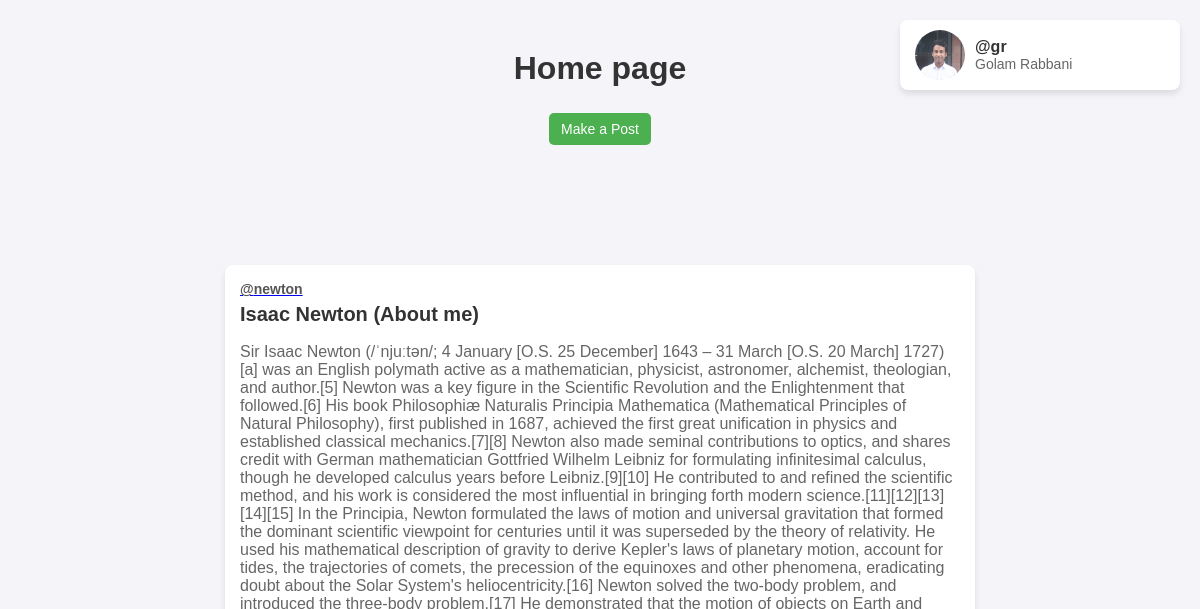
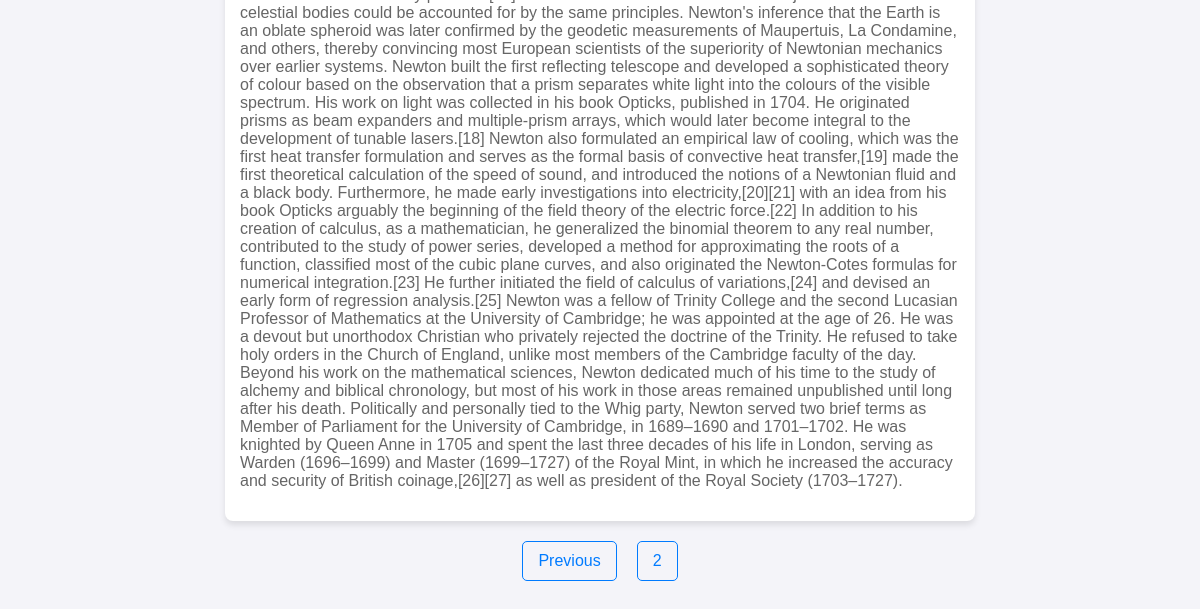
Page /?page=3 (signed in) on the earlier database version (2 pictures, top to bottom).
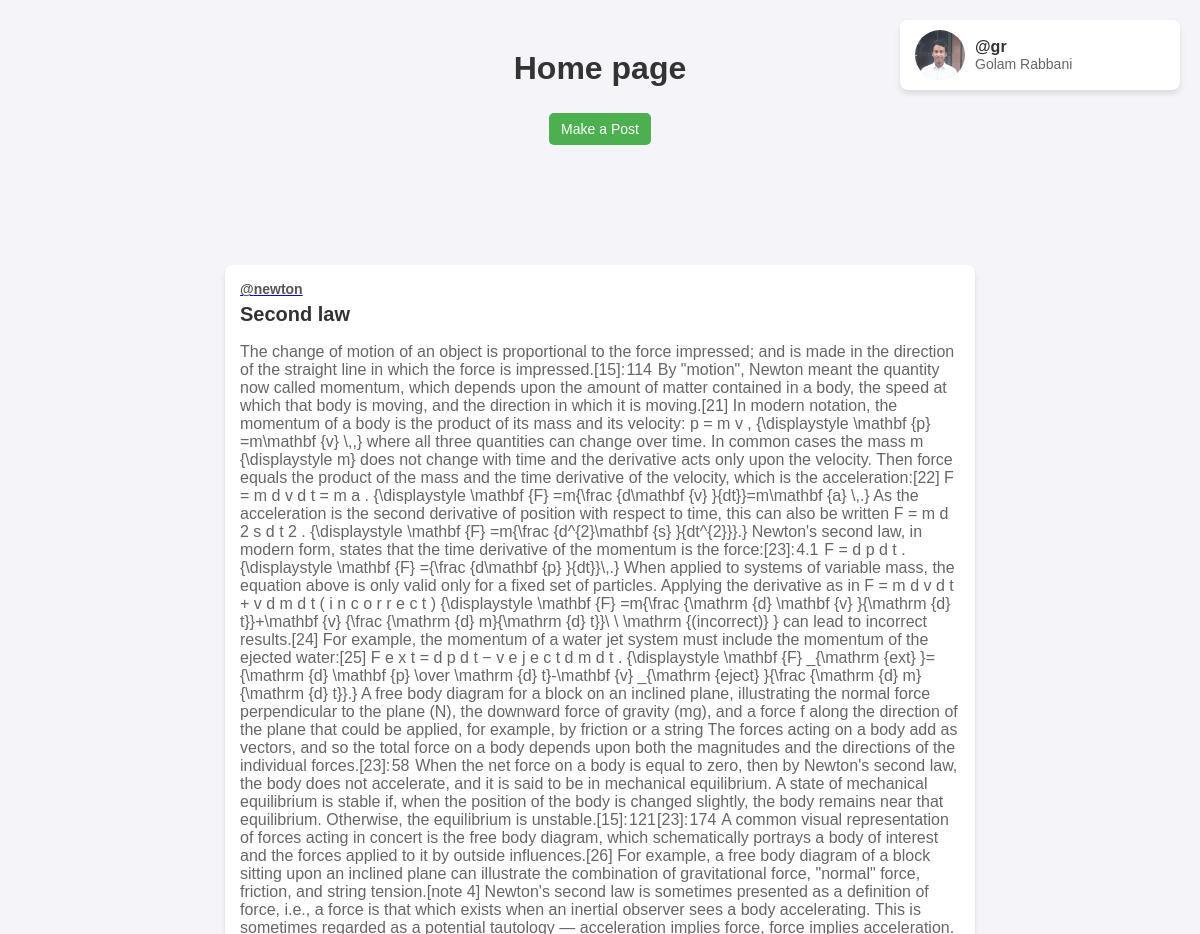
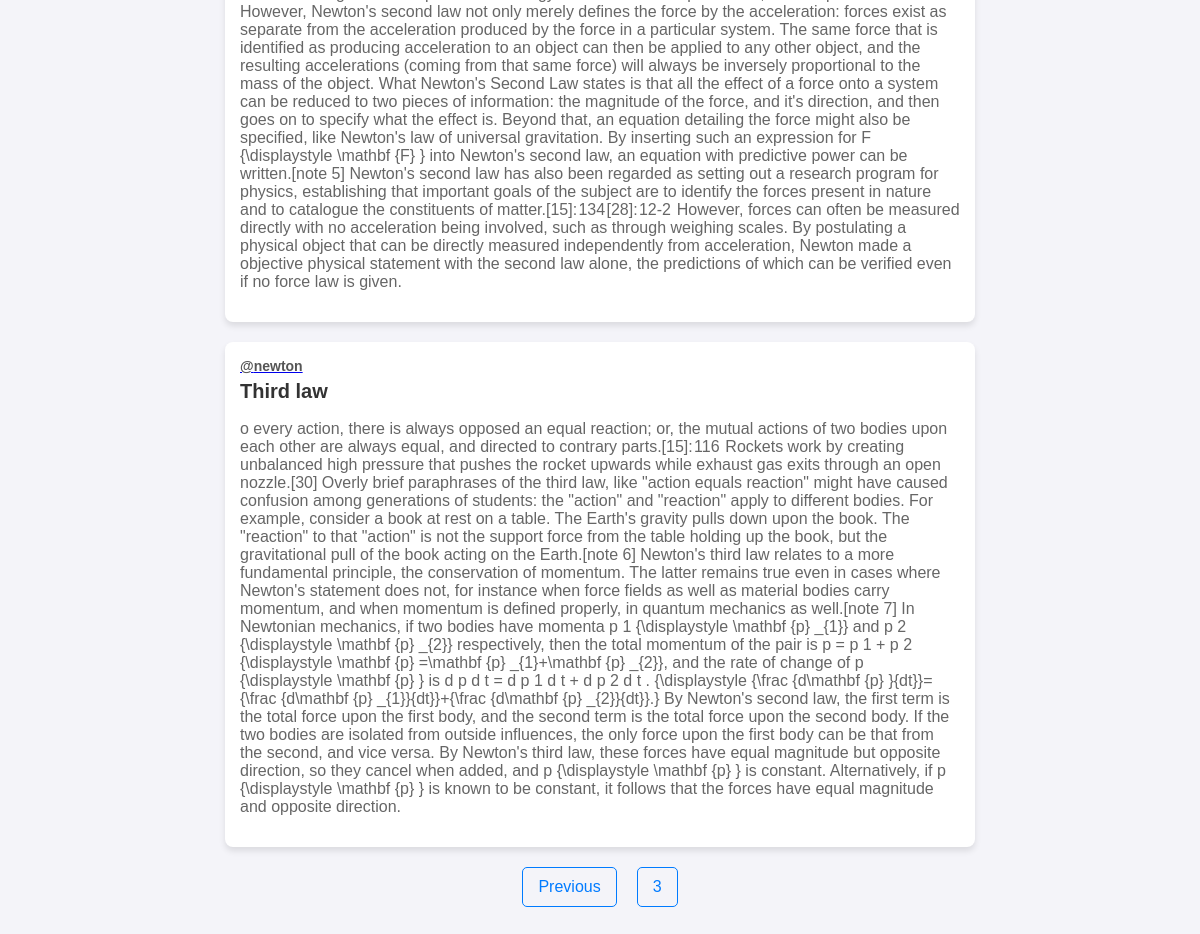
Same page on the later database version (2 pictures, top to bottom).
### app/models.py (models this page shows, shortened)
class userPost(models.Model):
    theUser = models.CharField(max_length=150)
    title = models.CharField(max_length=50)
    description = models.TextField()
    time = models.DateTimeField(auto_now=True)

### app/views.py (the view)
# urls.py: path('', home, name = 'home'),
def home(request):
    fullname = None
    pic = None
    usernameofuser = None
    email = None
    if request.user.is_authenticated:
        username = request.user.username
        user = profileInformations.objects.filter(username = username).first()
        if user:
            usernameofuser = user.username
            fullname = user.fname.capitalize() + " " + user.lname.capitalize()
            pic = user.profilePic
            email = user.email
    posts = userPost.objects.all()
    paginator = Paginator(posts, 3)
    page_number = request.GET.get("page")
    page_obj = paginator.get_page(page_number)
    context = {
        'username':usernameofuser,
        'name':fullname,
        'pic':pic,
        'email': email,
        'posts':posts,
        'page_obj':page_obj,
    }
    return render(request, 'home.html', context)

### app/templates/home.html (shortened to what this page needs)
{%load static%}
<!DOCTYPE html>
<html lang="en">
<head>
    <link rel="stylesheet" href="{% static 'css/home.css' %}">
</head>
<body>
    <h1>Home page</h1>
    {% if user.is_authenticated %}
    <a href="{%url 'profile'%}">
        <div class="profile-container">
            {% if pic %}
                <img src="{{ pic.url }}" alt="profile pic">
            {% endif %}
            <div class="user-info">
                <span class="username">@{{ username }}</span>
                <span class="fullname">{{ name }}</span>
            </div>
        </div>
    </a>
    <a href="{% url 'createPost' %}"><button class="btn">Make a Post</button></a>
    {% else %}
    <div class="card">
        <a class="card-link" href="{% url 'login' %}">Login</a>
        <a class="card-link" href="{% url 'signup' %}">Signup</a>
    </div>
    {% endif %}
    <div class="posts-container">
        {% for post in page_obj %}
            <div class="post-container">
                <a href="{%url 'profile'%}"><span>@{{ post.theUser }}</span></a>
                <h2>{{ post.title }}</h2>
                <p>{{ post.description }}</p>
            </div>
        {% endfor %}
    </div>
    <div class="paginator">
        {% if page_obj.has_previous %}
        <a href="?page={{page_obj.previous_page_number}}">Previous</a>
        {% endif %}
        <a href="">{{page_obj.number}}</a>
    </div>
</body>
</html>

Differences in the rows shown:
no longer on this page (row unchanged): userPost: theUser "newton", title "Isaac Newton (About me)", description "Sir Isaac Newton (/ˈnjuːtən/; 4 January [O.S. 25 December] 1643 – 31 March [O.S. 20 March] 1727)[a] was an English polymath active as a mathematician, physicist, astronomer, alchemist, theologian, and author.[5] Newton was a key figure in the Scientific Revolution and the Enlightenment that followed.[6] His book Philosophiæ Naturalis Principia Mathematica (Mathematical Principles of Natural Philosophy), first published in 1687, achieved the first great unification in physics and established classical mechanics.[7][8] Newton also made seminal contributions to optics, and shares credit with German mathematician Gottfried Wilhelm Leibniz for formulating infinitesimal calculus, though he…"
added userPost: theUser "newton", title "Second law", description "The change of motion of an object is proportional to the force impressed; and is made in the direction of the straight line in which the force is impressed.[15]: 114 By \"motion\", Newton meant the quantity now called momentum, which depends upon the amount of matter contained in a body, the speed at which that body is moving, and the direction in which it is moving.[21] In modern notation, the momentum of a body is the product of its mass and its velocity: p = m v , {\\displaystyle \\mathbf {p} =m\\mathbf {v} \\,,} where all three quantities can change over time. In common cases the mass m {\\displaystyle m} does not change with time and the derivative acts only upon the velocity. Then force…"
added userPost: theUser "newton", title "Third law", description "o every action, there is always opposed an equal reaction; or, the mutual actions of two bodies upon each other are always equal, and directed to contrary parts.[15]: 116 Rockets work by creating unbalanced high pressure that pushes the rocket upwards while exhaust gas exits through an open nozzle.[30] Overly brief paraphrases of the third law, like \"action equals reaction\" might have caused confusion among generations of students: the \"action\" and \"reaction\" apply to different bodies. For example, consider a book at rest on a table. The Earth's gravity pulls down upon the book. The \"reaction\" to that \"action\" is not the support force from the table holding up the book, but the…"
Other differences:
{{ page_obj.number }}: "2" → "3"
